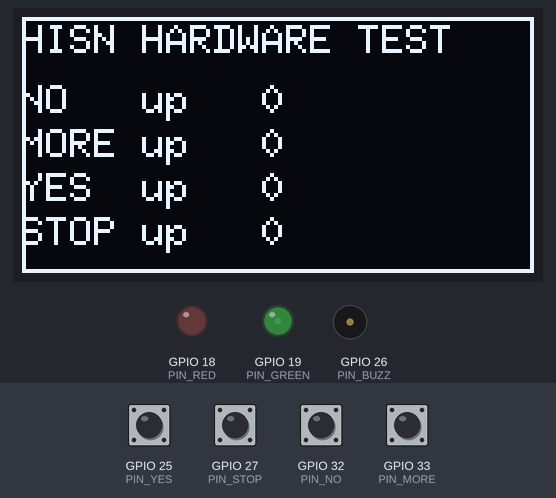
Bench run of a sketch on a simulated ESP32. Shown: 128×64 one-colour display, output pins drawn as LEDs (lit = HIGH), buzzer (waves = sounding). The inputs (shaded band) are chosen by the test bench; at power-on: GPIO 25 (PIN_YES), GPIO 27 (PIN_STOP), GPIO 32 (PIN_NO), GPIO 33 (PIN_MORE) HIGH. What the sketch prints to the serial monitor is not drawn.

Above: at 5.3 s.
5.4 s: GPIO 27 (PIN_STOP) pulled LOW for 0.15 s
At 5.67 s:
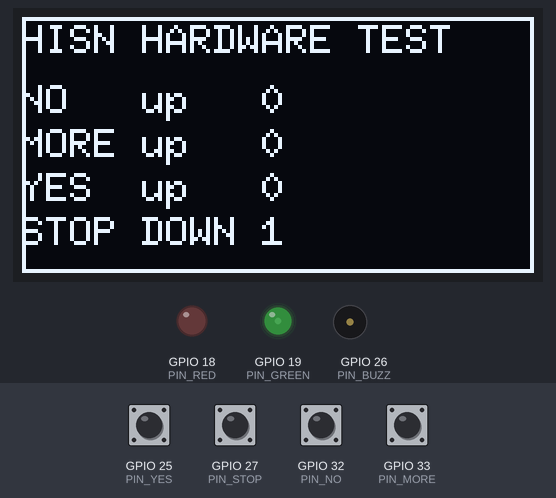
6.1 s: GPIO 25 (PIN_YES) pulled LOW for 0.15 s
At 6.29 s:
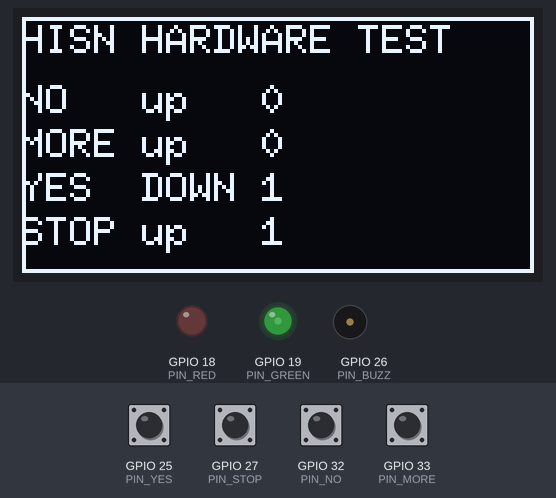
6.8 s: GPIO 32 (PIN_NO) pulled LOW for 0.15 s
At 7.13 s:
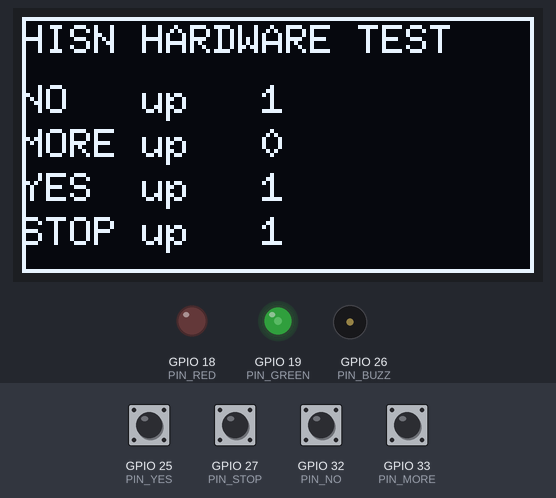
7.5 s: GPIO 33 (PIN_MORE) pulled LOW for 1 s
At 7.78 s:
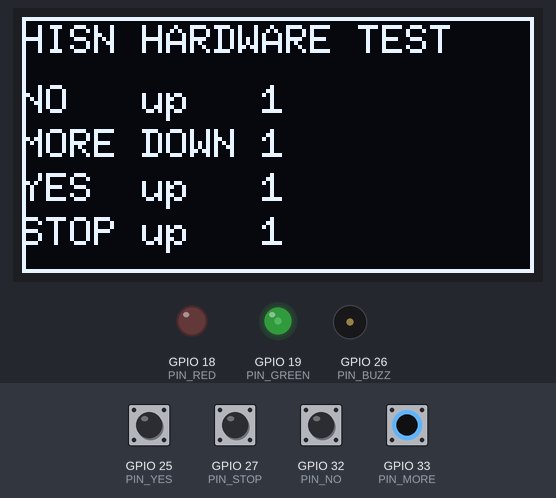
9.1 s: GPIO 25 (PIN_YES) pulled LOW for 1 s
At 9.89 s:
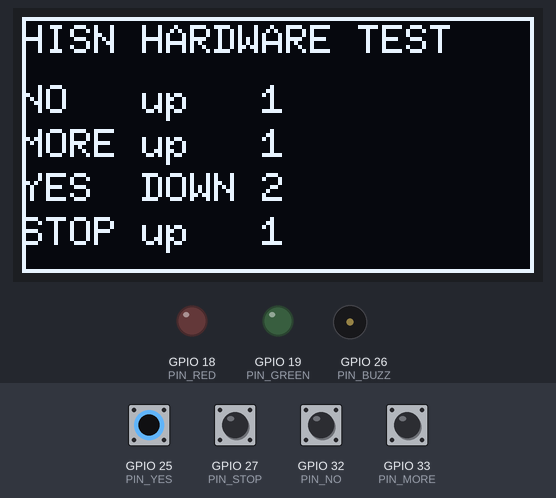
10.7 s: GPIO 27 (PIN_STOP) pulled LOW for 1 s
At 11.5 s:
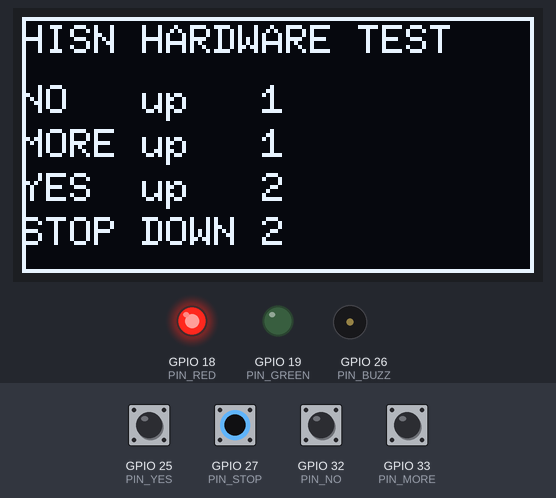
Timing chart, 0 to 13.3 s (numbered marks = the images above; inputs shaded):
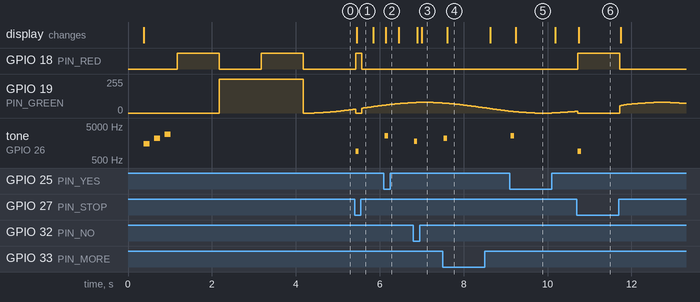

Measured:
- after the input at 5.4 s, GPIO 18 (PIN_RED): LOW → HIGH at once, → LOW 0.15 s later; tone on GPIO 26 (PIN_BUZZ): silent → 900 Hz at once, → silent 0.08 s later; the display: changes after 0.05 s (image 1)
- after the input at 6.1 s, tone on GPIO 26 (PIN_BUZZ): silent → 2600 Hz at once, → silent 0.08 s later; the display: changes after 0.05 s (image 2)
- after the input at 6.8 s, tone on GPIO 26 (PIN_BUZZ): silent → 1800 Hz at once, → silent 0.08 s later; the display: first changes after 0.10 s (image 3 shows a later state)
- after the input at 7.5 s, tone on GPIO 26 (PIN_BUZZ): silent → 2200 Hz at once, → silent 0.08 s later; the display: changes after 0.11 s (image 4)
- after the input at 9.1 s, tone on GPIO 26 (PIN_BUZZ): silent → 2600 Hz at once, → silent 0.08 s later; the display: changes after 0.14 s (image 5)
- after the input at 10.7 s, GPIO 18 (PIN_RED): LOW → HIGH at once, → LOW 1.0 s later; tone on GPIO 26 (PIN_BUZZ): silent → 900 Hz at once, → silent 0.08 s later; the display: changes after 0.05 s (image 6)

The sketch:

HisnHardwareTest.ino
```cpp
#include <Wire.h>
#include <U8g2lib.h>

const int PIN_SDA = 21;
const int PIN_SCL = 22;
const int PIN_NO = 32;
const int PIN_MORE = 33;
const int PIN_YES = 25;
const int PIN_STOP = 27;
const int PIN_BUZZ = 26;
const int PIN_RED = 18;
const int PIN_GREEN = 19;

const int INPUTS[] = {PIN_NO, PIN_MORE, PIN_YES, PIN_STOP};
const char *NAMES[] = {"NO", "MORE", "YES", "STOP"};
const int TONES[] = {1800, 2200, 2600, 900};

U8G2_SSD1306_128X64_NONAME_F_HW_I2C oled(U8G2_R0, U8X8_PIN_NONE);
bool hasOled = false;
uint8_t oledAddr = 0;
bool wasDown[4] = {false, false, false, false};
uint32_t presses[4] = {0, 0, 0, 0};
uint32_t lastDraw = 0;

void scanI2c() {
  Wire.begin(PIN_SDA, PIN_SCL);
  int found = 0;
  for (uint8_t a = 1; a < 127; a++) {
    Wire.beginTransmission(a);
    if (Wire.endTransmission() == 0) {
      Serial.printf("i2c: device at 0x%02X\n", a);
      found++;
      if (a == 0x3C || a == 0x3D) oledAddr = a;
    }
  }
  if (!found) Serial.println("i2c: nothing found on SDA 21 / SCL 22 (no OLED, or SDA/SCL swapped, or VCC/GND wrong)");
  hasOled = oledAddr != 0;
  if (hasOled) Serial.printf("OLED: found at 0x%02X%s\n", oledAddr, oledAddr == 0x3C ? " (expected)" : " (firmware expects 0x3C)");
}

void lights(int red, int green) {
  analogWrite(PIN_RED, red);
  analogWrite(PIN_GREEN, green);
}

void startupShow() {
  Serial.println("buzzer: three rising beeps");
  tone(PIN_BUZZ, 1500, 150);
  delay(250);
  tone(PIN_BUZZ, 2200, 150);
  delay(250);
  tone(PIN_BUZZ, 2900, 150);
  delay(300);
  Serial.println("LEDs: red 1 s, green 1 s, both 1 s");
  lights(255, 0);
  delay(1000);
  lights(0, 255);
  delay(1000);
  lights(255, 255);
  delay(1000);
  lights(0, 0);
}

void draw() {
  oled.clearBuffer();
  oled.setFont(u8g2_font_6x10_tf);
  oled.drawStr(0, 9, "HISN HARDWARE TEST");
  for (int i = 0; i < 4; i++) {
    char line[24];
    snprintf(line, sizeof(line), "%-4s %s %lu", NAMES[i], wasDown[i] ? "DOWN" : "up  ", (unsigned long)presses[i]);
    oled.drawStr(0, 24 + 11 * i, line);
  }
  oled.drawFrame(0, 0, 128, 64);
  oled.sendBuffer();
}

void setup() {
  Serial.begin(115200);
  delay(300);
  Serial.println();
  Serial.println("=== HISN hardware test ===");
  Serial.printf("chip %s rev %d, %d cores, %lu MHz, flash %lu MB, MAC %012llX\n", ESP.getChipModel(), ESP.getChipRevision(), ESP.getChipCores(),
                (unsigned long)ESP.getCpuFreqMHz(), (unsigned long)(ESP.getFlashChipSize() / (1024 * 1024)), (unsigned long long)ESP.getEfuseMac());
  for (int i = 0; i < 4; i++) pinMode(INPUTS[i], INPUT_PULLUP);
  pinMode(PIN_BUZZ, OUTPUT);
  pinMode(PIN_RED, OUTPUT);
  pinMode(PIN_GREEN, OUTPUT);
  scanI2c();
  if (hasOled) {
    oled.setI2CAddress(oledAddr * 2);
    oled.begin();
    draw();
  }
  for (int i = 0; i < 4; i++) {
    if (digitalRead(INPUTS[i]) == LOW) Serial.printf("WARNING: %s (GPIO %d) reads pressed at start: shorted to GND or wired to the wrong pins\n", NAMES[i], INPUTS[i]);
  }
  startupShow();
  Serial.println("Press each button. Puck: NO, MORE, YES. Guardian light: STOP (red LED while held).");
}

void loop() {
  uint32_t ms = millis();
  bool changed = false;
  for (int i = 0; i < 4; i++) {
    bool down = digitalRead(INPUTS[i]) == LOW;
    if (down != wasDown[i]) {
      delay(20);
      if ((digitalRead(INPUTS[i]) == LOW) != down) continue;
      wasDown[i] = down;
      changed = true;
      if (down) {
        presses[i]++;
        tone(PIN_BUZZ, TONES[i], 80);
        Serial.printf("%s (GPIO %d) pressed, %lu so far\n", NAMES[i], INPUTS[i], (unsigned long)presses[i]);
      } else {
        Serial.printf("%s released\n", NAMES[i]);
      }
    }
  }
  if (wasDown[3]) {
    lights(255, 0);
  } else {
    int v = (int)(40 + 40 * sin(ms / 900.0));
    lights(0, v);
  }
  if (hasOled && (changed || ms - lastDraw > 500)) {
    lastDraw = ms;
    draw();
  }
  delay(5);
}
```
